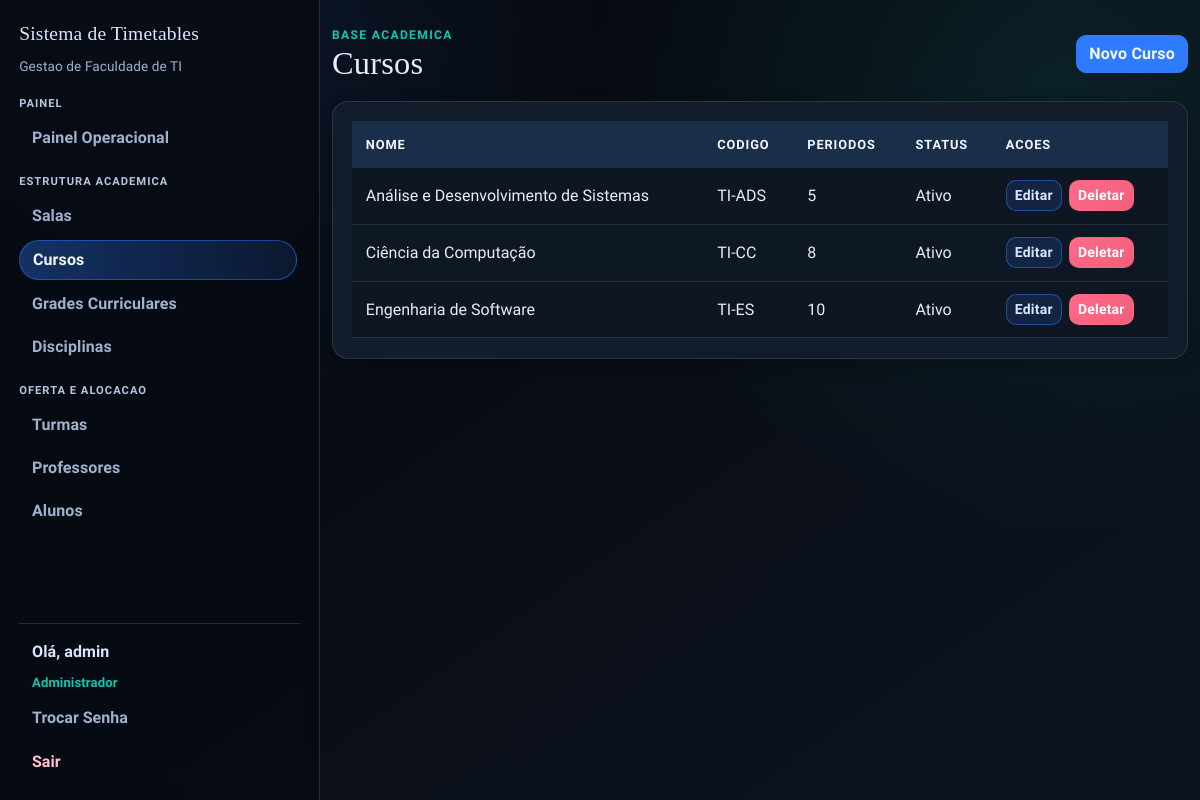
The app's page /cursos (signed in) with its own data.
### app/models.py (models this page shows, shortened)
class User(UserMixin, db.Model):
    id = db.Column(db.Integer, primary_key=True)
    username = db.Column(db.String(64), unique=True, nullable=False)
    email = db.Column(db.String(120), unique=True, nullable=False)
    password_hash = db.Column(db.String(128))
    role = db.Column(db.String(20), default='professor')  # 'admin' or 'professor'
    jornada_turnos = db.Column(db.String(40), nullable=False, default="vespertino_noturno")
    disciplinas_aptas = db.relationship(
        "Disciplina",
        secondary=professor_disciplina,
        lazy="select",
        backref=db.backref("professores_aptos", lazy="select"),
    )
    def is_admin(self):
        return self.role == 'admin'

class Curso(db.Model):
    id = db.Column(db.Integer, primary_key=True)
    nome = db.Column(db.String(120), nullable=False, unique=True)
    codigo = db.Column(db.String(20), nullable=False, unique=True)
    quantidade_periodos = db.Column(db.Integer, nullable=False, default=8)
    ativo = db.Column(db.Boolean, nullable=False, default=True)

### app/routes/admin.py (the view)
@bp.route("/cursos")
@login_required
@admin_required
def cursos():
    cursos = Curso.query.order_by(Curso.nome.asc()).all()
    delete_form = DeleteForm()
    return render_template("cursos.html", cursos=cursos, delete_form=delete_form)

### app/models.py (called while the page is built)
@login_manager.user_loader
def load_user(user_id):
    return db.session.get(User, int(user_id))

### app/routes/helpers.py (called while the page is built)
def admin_required_redirect():
    if getattr(current_user, "is_authenticated", False) and current_user.is_admin():
        return None
    flash("Acesso restrito ao administrador.", "danger")
    return redirect(url_for("main.index"))

def admin_required(view_func):
    @wraps(view_func)
    def wrapper(*args, **kwargs):
        guard = admin_required_redirect()
        if guard:
            return guard
        return view_func(*args, **kwargs)
    return wrapper

### templates/cursos.html (shortened to what this page needs)
{% extends "base.html" %}
{% block content %}
<section class="stagger-in">
  <div class="page-head">
    <div>
      <p class="eyebrow">Base Academica</p>
      <h1>Cursos</h1>
    </div>
    <a href="{{ url_for('main.new_curso') }}" class="btn btn-primary">Novo Curso</a>
  </div>
  <div class="surface table-shell">
    <div class="table-responsive">
      <table class="table">
        <thead>
          <tr>
            <th>Nome</th>
            <th>Codigo</th>
            <th>Periodos</th>
            <th>Status</th>
            <th>Acoes</th>
          </tr>
        </thead>
        <tbody>
          {% for curso in cursos %}
          <tr>
            <td>{{ curso.nome }}</td>
            <td>{{ curso.codigo }}</td>
            <td>{{ curso.quantidade_periodos }}</td>
            <td>{{ 'Ativo' if curso.ativo else 'Inativo' }}</td>
            <td class="actions-cell">
              <a href="{{ url_for('main.edit_curso', id=curso.id) }}" class="btn btn-sm btn-edit">Editar</a>
              <form
                method="POST"
                action="{{ url_for('main.delete_curso', id=curso.id) }}"
                class="d-inline"
                onsubmit="return confirm('Tem certeza que deseja deletar este curso?');"
              >
                <button type="submit" class="btn btn-sm btn-danger">Deletar</button>
              </form>
            </td>
          </tr>
          {% endfor %}
        </tbody>
      </table>
    </div>
  </div>
</section>
{% endblock %}

### templates/base.html (shortened to what this page needs)
<!doctype html>
<html lang="pt-br">
  <head>
    <link
      href="https://cdn.jsdelivr.net/npm/bootstrap@5.1.3/dist/css/bootstrap.min.css"
      rel="stylesheet"
    />
    <link rel="stylesheet" href="{{ url_for('static', filename='css/styles.css') }}" />
  </head>
  <body>
    {% if current_user.is_authenticated %}
    {% set current_endpoint = request.endpoint or '' %}
    <div class="app-shell">
      <aside class="app-sidebar">
        <a class="app-brand" href="{{ url_for('main.index') }}">Sistema de Timetables</a>
        <p class="sidebar-subtitle">Gestao de Faculdade de TI</p>
        <nav class="sidebar-nav">
          <ul class="nav flex-column gap-3">
            {% if current_user.is_admin() %}
            <li class="nav-group">
              <p class="sidebar-group-title">Painel</p>
              <a class="sidebar-link {{ 'is-active' if current_endpoint == 'main.admin_dashboard' else '' }}" href="{{ url_for('main.admin_dashboard') }}">Painel Operacional</a>
            </li>
            <li class="nav-group">
              <p class="sidebar-group-title">Estrutura Academica</p>
              <a class="sidebar-link {{ 'is-active' if current_endpoint in ['main.salas', 'main.new_sala', 'main.edit_sala'] else '' }}" href="{{ url_for('main.salas') }}">Salas</a>
              <a class="sidebar-link {{ 'is-active' if current_endpoint in ['main.cursos', 'main.new_curso', 'main.edit_curso'] else '' }}" href="{{ url_for('main.cursos') }}">Cursos</a>
              <a class="sidebar-link {{ 'is-active' if current_endpoint in ['main.grades', 'main.new_grade', 'main.edit_grade', 'main.grade_items', 'main.new_grade_item', 'main.edit_grade_item'] else '' }}" href="{{ url_for('main.grades') }}">Grades Curriculares</a>
              <a class="sidebar-link {{ 'is-active' if current_endpoint in ['main.disciplinas', 'main.new_disciplina', 'main.edit_disciplina'] else '' }}" href="{{ url_for('main.disciplinas') }}">Disciplinas</a>
            </li>
            <li class="nav-group">
              <p class="sidebar-group-title">Oferta e Alocacao</p>
              <a class="sidebar-link {{ 'is-active' if current_endpoint in ['main.turmas', 'main.new_turma', 'main.edit_turma', 'main.turma_quadro', 'main.turma_alunos', 'main.delete_turma_matricula', 'main.alocar_professor_timetable', 'main.alocar_professores_turma_lote'] else '' }}" href="{{ url_for('main.turmas') }}">Turmas</a>
              <a class="sidebar-link {{ 'is-active' if current_endpoint in ['main.professores', 'main.new_professor', 'main.edit_professor'] else '' }}" href="{{ url_for('main.professores') }}">Professores</a>
              <a class="sidebar-link {{ 'is-active' if current_endpoint in ['main.alunos', 'main.new_aluno', 'main.edit_aluno'] else '' }}" href="{{ url_for('main.alunos') }}">Alunos</a>
            </li>
            {% else %}
            <li class="nav-group">
              <p class="sidebar-group-title">Professor</p>
              <a class="sidebar-link {{ 'is-active' if current_endpoint == 'main.professor_dashboard' else '' }}" href="{{ url_for('main.professor_dashboard') }}">Minhas Turmas</a>
            </li>
            {% endif %}
          </ul>
        </nav>
        <div class="sidebar-user">
          <span class="sidebar-greeting">Ol&aacute;, {{ current_user.username }}</span>
          <span class="sidebar-role">{{ 'Administrador' if current_user.is_admin() else 'Professor' }}</span>
          <a class="sidebar-link {{ 'is-active' if current_endpoint == 'main.change_password' else '' }}" href="{{ url_for('main.change_password') }}">Trocar Senha</a>
          <a class="sidebar-link sidebar-link-logout" href="{{ url_for('main.logout') }}">Sair</a>
        </div>
      </aside>
      <main class="app-content">
        <div class="container app-main">
    {% endif %}
      {% block content %}{% endblock %}
    {% if current_user.is_authenticated %}
        </div>
      </main>
    </div>
    {% else %}
    </main>
    {% endif %}
  </body>
</html>

### records on screen
User: username "admin", role "Administrador"
Curso: nome "Análise e Desenvolvimento de Sistemas", codigo "TI-ADS", quantidade_periodos "5", ativo "Ativo"
Curso: nome "Ciência da Computação", codigo "TI-CC", quantidade_periodos "8", ativo "Ativo"
Curso: nome "Engenharia de Software", codigo "TI-ES", quantidade_periodos "10", ativo "Ativo"
